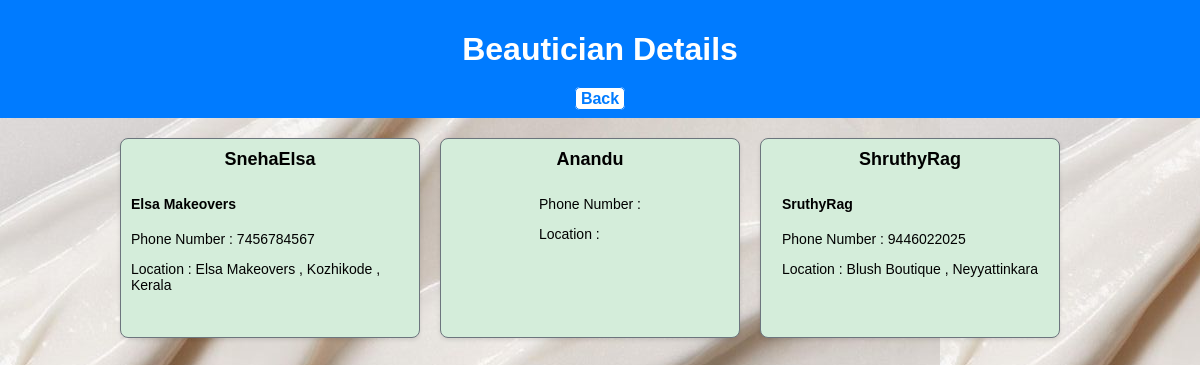
The app's page /beauticians/ with its own data.
### BeauteCartApp/models.py (models this page shows, shortened)
class Beautician(models.Model):
    user = models.OneToOneField(CustomUser, on_delete=models.CASCADE)
    bio = models.TextField(blank=True)
    phone_number = models.CharField(max_length=15, blank=True)
    address = models.TextField(blank=True)
    website = models.URLField(blank=True)
    social_media_links = models.TextField(blank=True)
    experience_years = models.PositiveIntegerField(blank=True, null=True)
    certifications = models.TextField(blank=True)
    availability = models.TextField(blank=True)

class CustomUser(AbstractUser):
    ADMIN = 1
    CUSTOMER = 2
    DELIVERYTEAM = 3
    SELLER = 4
    USER_TYPES = (
        (ADMIN, 'Admin'),
        (CUSTOMER, 'Customer'),
        (DELIVERYTEAM, 'Delivery Team'),
        (SELLER, 'Seller'),
    )
    username = models.CharField(max_length=50, unique=True)
    email = models.EmailField(max_length=100, unique=True)
    user_type = models.PositiveSmallIntegerField(choices=USER_TYPES, default=CUSTOMER)
    shop_name = models.CharField(max_length=255, null=True)
    password = models.CharField(max_length=128)
    phone = models.CharField(max_length=12, blank=True)
    shop_address = models.CharField(max_length=255, null=True)
    tax_id = models.CharField(max_length=20, null=True)
    parlour_name = models.CharField(max_length=255, null=True)
    password = models.CharField(max_length=128)
    phone = models.CharField(max_length=12, blank=True)
    parlour_address = models.CharField(max_length=255, null=True)
    tax_id = models.CharField(max_length=20, null=True)
    is_admin = models.BooleanField(default=False)
    is_staff = models.BooleanField(default=False)
    is_active = models.BooleanField(default=True)
    is_superadmin = models.BooleanField(default=False)

### BeauteCartApp/views.py (the view)
# urls.py: path('beauticians/', beautician_list, name='beautician_list'),
def beautician_list(request):
    beauticians = Beautician.objects.all()
    return render(request, 'beautician_list.html', {'beauticians': beauticians})

### templates/beautician_list.html (shortened to what this page needs)
{% load static %}
<!DOCTYPE html>
<html lang="en">
<head>
</head>
<body>
    <header>
        <h1>Beautician Details</h1>
        <div>
            <a href="{% url 'Brideindex' %}" class="back-button">Back</a>
        </div>
    </header>
    <main>
        {% for beautician in beauticians %}
        <a href="{% url 'beautician_services' beautician.id %}" class="beautician-link">
            <div class="beautician-box">
                <div class="beautician-name">{{ beautician.user.username }}</div>
                <div class="beautician-details">
                    <p><h4>{{ beautician.bio }}</h4></p>
                    <p>Phone Number : {{ beautician.phone_number }}</p>
                    <p>Location : {{ beautician.address }}</p>
                </div>
            </div>
        </a>
        {% endfor %}
    </main>
</body>
</html>

### records on screen
Beautician: user.username "SnehaElsa", bio "Elsa Makeovers", phone_number "7456784567", address "Elsa Makeovers , Kozhikode , Kerala"
Beautician: user.username "Anandu"
Beautician: user.username "ShruthyRag", bio "SruthyRag", phone_number "9446022025", address "Blush Boutique , Neyyattinkara"
